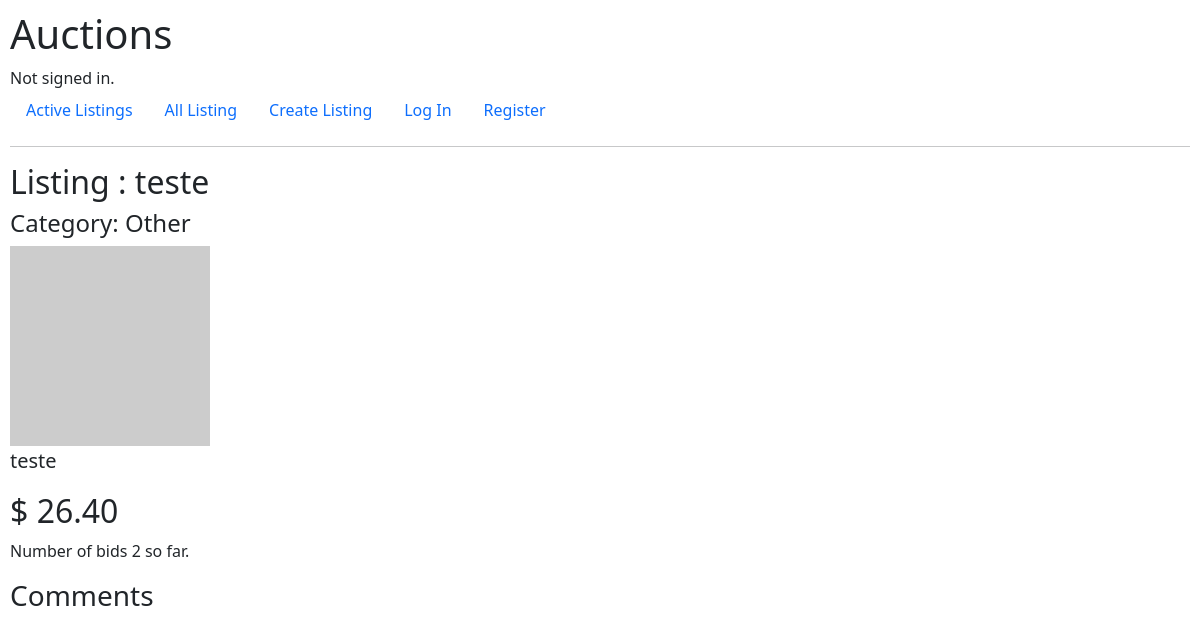
/1, run on an earlier commit of the app's database.
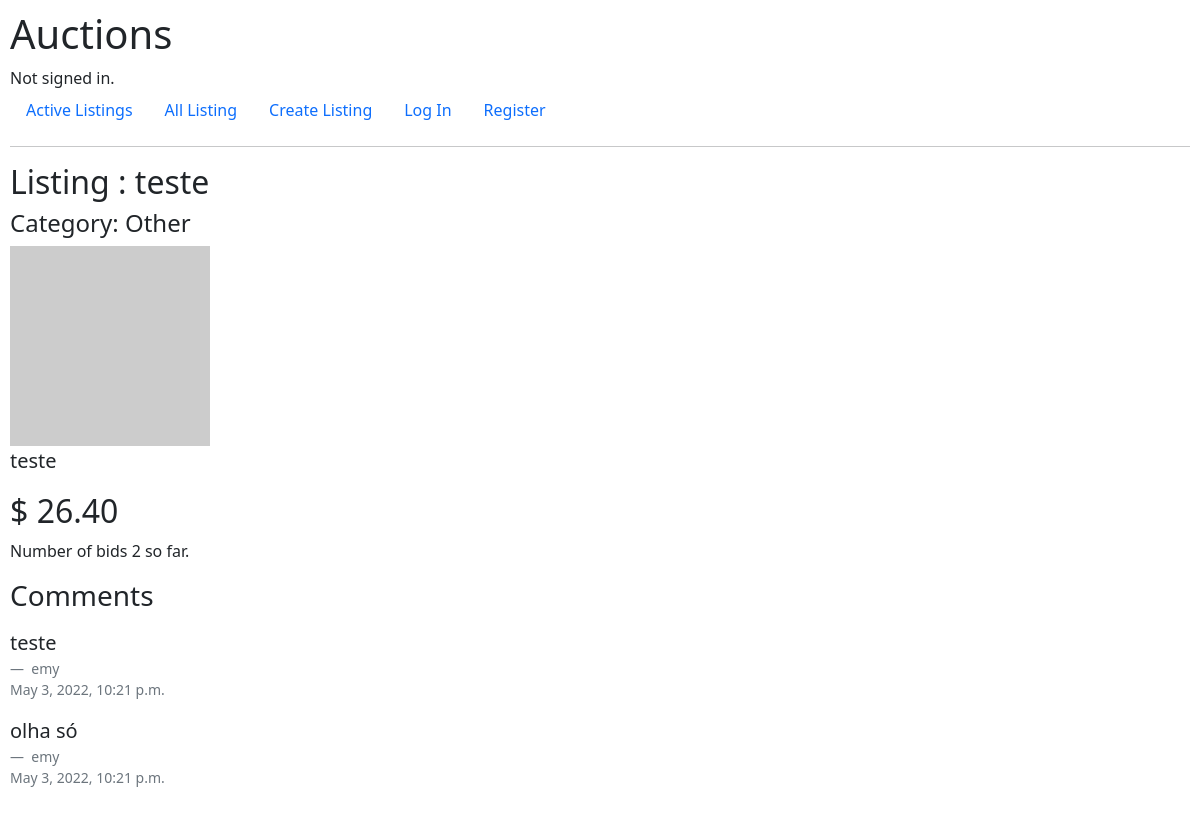
And on a later commit of the database.
### auctions/models.py (models this page shows, shortened)
class auctions(models.Model):
    product_name = models.CharField(max_length=64)
    description = models.CharField(max_length=4000)
    class Categories(models.IntegerChoices):
        FASHION = 1 ,
        TOYS = 2,
        ELETRONICS = 3,
        HOME = 4,
        OTHER = 5,
    category = models.IntegerField(choices=Categories.choices, default=Categories.OTHER)
    def return_desc_category(self):
        return self.Categories(self.category).label
    img_product = models.URLField()
    start_bit = models.DecimalField(decimal_places = 2, max_digits = 10)
    timestamp = models.DateTimeField(auto_now_add=True, blank=True)
    user = models.ForeignKey(User, on_delete=models.CASCADE, related_name="my_listing")
    closed = models.BooleanField(default=False, blank=True)
    def __str__(self):
        return f"{self.product_name}"

class Bids(models.Model):
    product = models.ForeignKey(auctions, on_delete=models.CASCADE, related_name="bids")
    bid = models.DecimalField(decimal_places = 2, max_digits = 10)
    timestamp = models.DateTimeField(auto_now_add=True, blank=True)
    user = models.ForeignKey(User, on_delete=models.CASCADE)

class Comments(models.Model):
    product = models.ForeignKey(auctions, on_delete=models.CASCADE, related_name="comments")
    comment = models.CharField(max_length=4000)
    timestamp = models.DateTimeField(auto_now_add=True, blank=True)
    user = models.ForeignKey(User, on_delete=models.CASCADE)

class User(AbstractUser):
    pass

### auctions/views.py (the view, shortened to what this page needs)
# urls.py: path("<int:product_id>", views.product, name="product"),
def product(request, product_id):
    product = auctions.objects.get(pk = product_id)
    return render(request, "auctions/product.html",{
        'product' : product
    })

### auctions/templates/auctions/product.html (shortened to what this page needs)
{% extends "auctions/layout.html" %}
{% block body %}
    <h2 >Listing : {{ product }} {% if  product.closed %} (CLOSED) {% endif %} {% if product.bids.last.user.id == user.id and product.closed %} Your bid won the listing 🎉{% endif %} </h2>
    <h4>Category: {{ product.return_desc_category }}</h4>
    <div class="mt-2">
        <img height="200px" src="{{ product.img_product }}" alt="{{ product }}">
    </div>
    <p class="fs-5">
        {{ product.description }}
    </p>
    <p class="h2">
        $
        {% if not product.bids.last %}
                {{ product.start_bit }}
        {% else %}
                {{ product.bids.last.bid }}
        {% endif %}
        <p class="fs-6" >Number of bids {{ product.bids.count }} so far.
        </p>
    </p>
    <p class="h3 mt-3" >Comments</p>
    {% for comment in product.comments.all %}
    <p>
        <figure>
            <blockquote class="blockquote">
              <p>{{ comment.comment }}</p>
            </blockquote>
            <figcaption class="blockquote-footer">
                {{ comment.user }} <div>{{ comment.timestamp }}</div>
            </figcaption>
          </figure>
    </p>
    {% endfor %}
{% endblock %}

### auctions/templates/auctions/layout.html (shortened to what this page needs)
{% load static %}
<!DOCTYPE html>
<html lang="en">
    <head>
        <link href="https://cdn.jsdelivr.net/npm/bootstrap@5.1.3/dist/css/bootstrap.min.css" rel="stylesheet">
        <link href="{% static 'auctions/styles.css' %}" rel="stylesheet">
    </head>
    <body>
        <h1>Auctions</h1>
        <div>
            {% if user.is_authenticated %}
                Signed in as <strong>{{ user.username }}</strong>.
            {% else %}
                Not signed in.
            {% endif %}
        </div>
        <ul class="nav">
            <li class="nav-item">
                <a class="nav-link" href="{% url 'index' %}">Active Listings</a>
            </li>
            <li class="nav-item">
                <a class="nav-link" href="{% url 'all_listing' %}">All Listing</a>
            </li>
            <li class="nav-item">
                <a class="nav-link" href="{% url 'new_listing' %}">Create Listing</a>
            </li>
            {% if user.is_authenticated %}
                <li class="nav-item">
                    <a class="nav-link" href="{% url 'logout' %}">Log Out</a>
                </li>
                <li class="nav-item">
                    <a class="nav-link" href="{% url 'watchlist' %}">Whatlist <span class="badge bg-secondary">{{ user.watchlist.count }}</span></a>
                </li>
            {% else %}
                <li class="nav-item">
                    <a class="nav-link" href="{% url 'login' %}">Log In</a>
                </li>
                <li class="nav-item">
                    <a class="nav-link" href="{% url 'register' %}">Register</a>
                </li>
            {% endif %}
        </ul>
        <hr>
        {% block body %}
        {% endblock %}
    </body>
</html>

### auctions/static/auctions/styles.css (style rules this page uses)
body { padding: 10px; }

What changed in the data, as far as the page shows it:
added Comments: comment "teste", user "emy", timestamp "May 3, 2022, 10:21 p.m."
added Comments: comment "olha só", user "emy", timestamp "May 3, 2022, 10:21 p.m."
